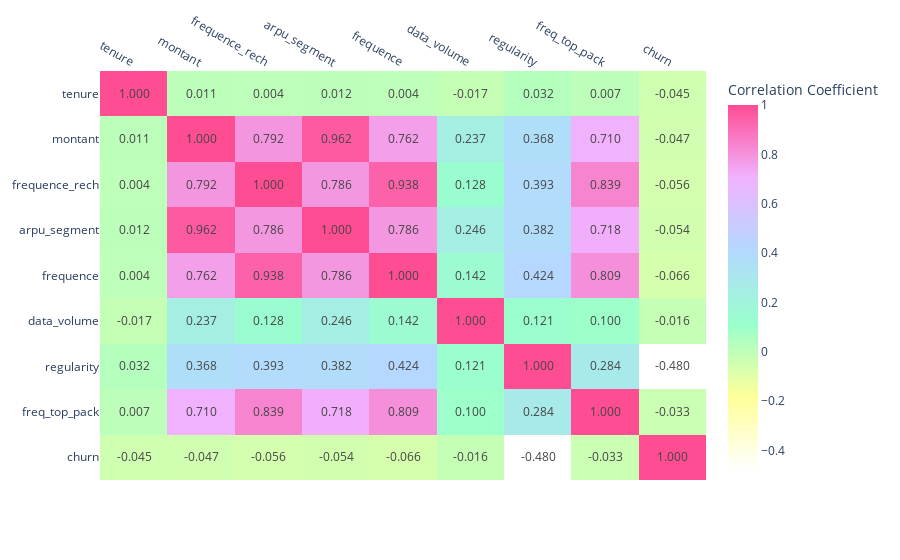

Notebook cell for this chart:
### Markdown cell above
#### 5.2.1 Correlation Matrix

### Code cell
# Looking at the correlation between the variables in the merged dataframe
correlation = pd.DataFrame(complete_set.corr())

# Defining a colourscale for the correlation plot
colorscale = [[0.0, "rgb(255,255,255)"], [0.2, "rgb(255, 255, 153)"],
              [0.4, "rgb(153, 255, 204)"], [0.6, "rgb(179, 217, 255)"],
              [0.8, "rgb(240, 179, 255)"], [1.0, "rgb(255, 77, 148)"]]

# Plotting the Correlation Matrix
fig = px.imshow(correlation,
                text_auto= ".3f",
                aspect= "auto",
                labels= {"color": "Correlation Coefficient"},
                contrast_rescaling= "minmax",
                color_continuous_scale= colorscale
                )
fig.update_xaxes(side="top")
fig.show()

### Figure 1 — Plotly figure (JSON) as saved in the notebook; plotly's stock layout.template omitted (floating-point values rounded to 4 significant figures)
{"data": [{"coloraxis": "coloraxis", "hovertemplate": "x: %{x}<br>y: %{y}<br>Correlation Coefficient: %{z}<extra></extra>", "name": "0", "texttemplate": "%{z:.3f}", "type": "heatmap", "x": ["tenure", "montant", "frequence_rech", "arpu_segment", "frequence", "data_volume", "regularity", "freq_top_pack", "churn"], "xaxis": "x", "y": ["tenure", "montant", "frequence_rech", "arpu_segment", "frequence", "data_volume", "regularity", "freq_top_pack", "churn"], "yaxis": "y", "z": [[1, 0.01149, 0.004468, 0.01199, 0.004033, -0.01652, 0.03222, 0.006751, -0.04498], [0.01149, 1, 0.7919, 0.9618, 0.7622, 0.237, 0.3675, 0.7096, -0.0474], [0.004468, 0.7919, 1, 0.7862, 0.9382, 0.1276, 0.3925, 0.8392, -0.05585], [0.01199, 0.9618, 0.7862, 1, 0.7862, 0.2459, 0.3816, 0.7179, -0.05415], [0.004033, 0.7622, 0.9382, 0.7862, 1, 0.142, 0.4242, 0.8086, -0.06625], [-0.01652, 0.237, 0.1276, 0.2459, 0.142, 1, 0.121, 0.1, -0.01599], [0.03222, 0.3675, 0.3925, 0.3816, 0.4242, 0.121, 1, 0.284, -0.4797], [0.006751, 0.7096, 0.8392, 0.7179, 0.8086, 0.1, 0.284, 1, -0.03324], [-0.04498, -0.0474, -0.05585, -0.05415, -0.06625, -0.01599, -0.4797, -0.03324, 1]]}], "layout": {"coloraxis": {"colorbar": {"title": {"text": "Correlation Coefficient"}}, "colorscale": [[0, "rgb(255,255,255)"], [0.2, "rgb(255, 255, 153)"], [0.4, "rgb(153, 255, 204)"], [0.6, "rgb(179, 217, 255)"], [0.8, "rgb(240, 179, 255)"], [1, "rgb(255, 77, 148)"]]}, "margin": {"t": 60}, "xaxis": {"anchor": "y", "domain": [0, 1], "side": "top"}, "yaxis": {"anchor": "x", "autorange": "reversed", "domain": [0, 1]}}}
